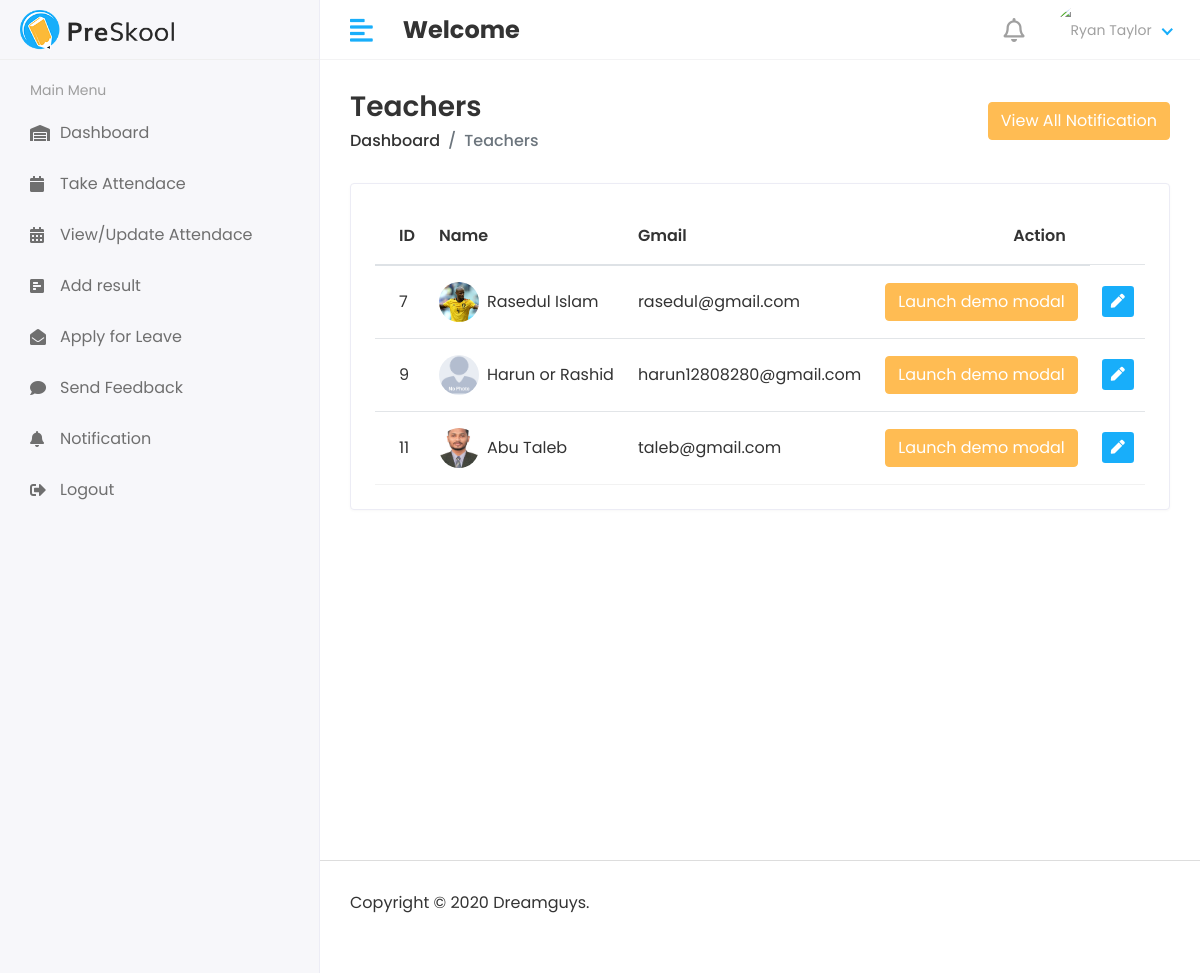
/staf/notification/, run on an earlier commit of the app's database.
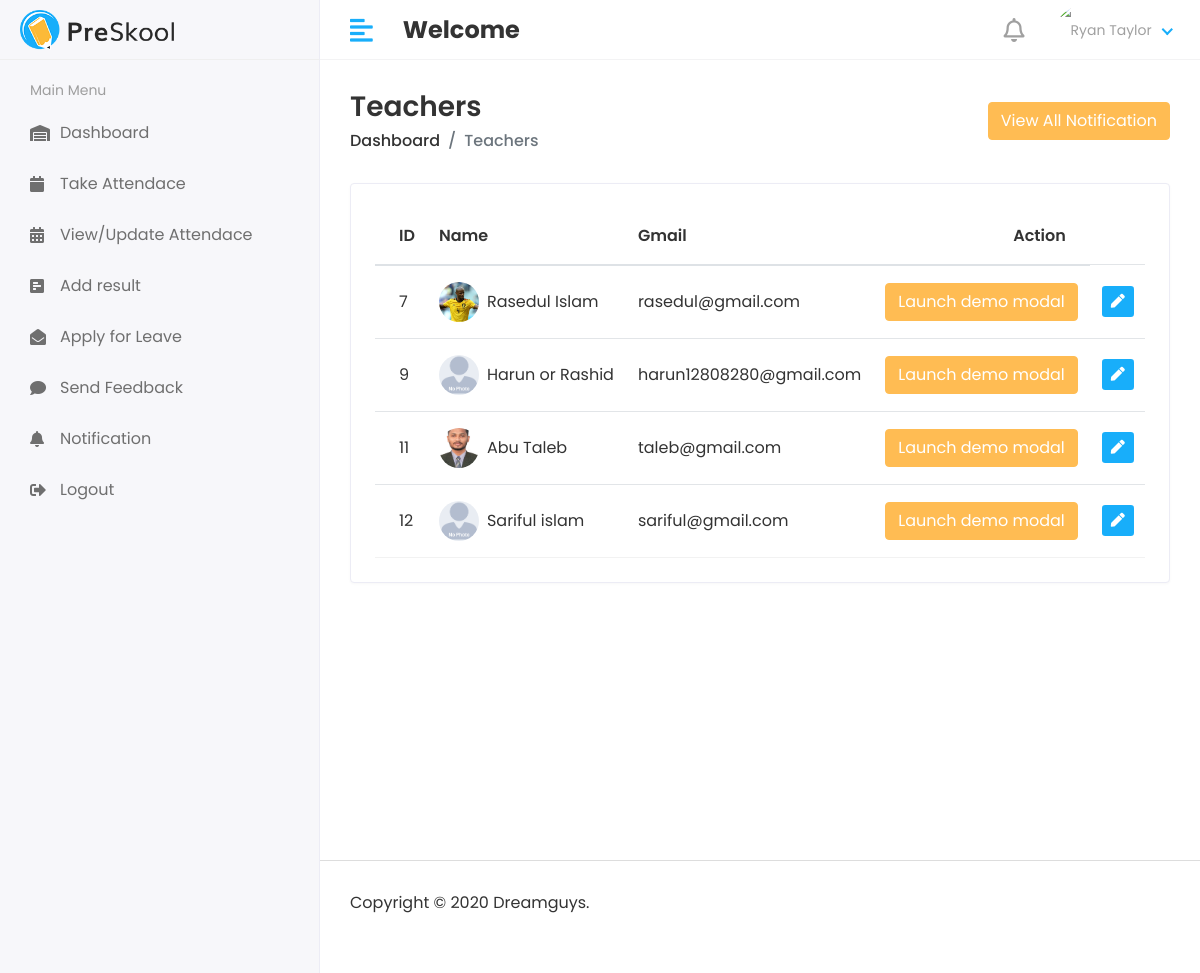
And on a later commit of the database.
### App/models.py (models this page shows, shortened)
class Staf(models.Model):
    admin=models.OneToOneField(CustomUser, on_delete=models.CASCADE,null=True,blank=True)
    address=models.CharField( max_length=50)
    gender=models.CharField( max_length=50)
    religion=models.CharField( max_length=50)
    univercity=models.CharField( max_length=50)
    subject=models.CharField( max_length=50)
    phone=models.CharField( max_length=50)
    create=models.DateField( auto_now_add=False)
    update=models.DateField( auto_now=True)

class CustomUser(AbstractUser):
    USER=(
        (1, 'HOD'),
        (2, 'STAFF'),
        (3, 'STUDENT'),
    )
    user_type=models.CharField(choices=USER, max_length=50,default=1,blank=True,null=True)
    profile_pic=models.ImageField( upload_to='profile pic',blank=True,null=True)

### App/hod_views.py (the view)
# urls.py: path('staf/notification/',hod_views.stafNotifications,name='stafNotification'),
def stafNotifications(request):
    staf=Staf.objects.all()
    allNotification=stafNotificatuion.objects.all().order_by('-id')
    return render(request,'hod/stafNotification.html',locals())

### App/context_processors.py (called while the page is built)
def StafViewNotification(request):
    c = 0
    if request.user.is_authenticated:
        staf = Staf.objects.filter(admin=request.user.id)
        for i in staf:
            staf_id = i.id
            notifications = stafNotificatuion.objects.filter(staf_id=staf_id, status=0)
            c += notifications.count()  #
    return {'c': c}

### templates/hod/stafNotification.html (shortened to what this page needs)
{% extends "base.html" %}
{% load static %}
{% block content %}
<div class="page-wrapper">
    <div class="content container-fluid">
        <div class="page-header">
            <div class="row align-items-center">
                <div class="col">
                    <h3 class="page-title">Teachers</h3>
                    <ul class="breadcrumb">
                        <li class="breadcrumb-item"><a href="index.html">Dashboard</a></li>
                        <li class="breadcrumb-item active">Teachers</li>
                    </ul>
                </div>
                <div class="col-auto text-right float-right ml-auto">
                    <button type="button" class="btn btn-primary" data-toggle="modal" data-target="#exampleModal">
                        View All Notification
                      </button>
                </div>
            </div>
        </div>
        <div class="row">
            <div class="col-sm-12">
                <div class="card card-table">
                    <div class="card-body">
                        <div class="table-responsive">
                            <table id="table_id" class="table table-hover table-center mb-0 ">
                                <thead>
                                    <tr>
                                        <th>ID</th>
                                        <th>Name</th>
                                        <th>Gmail</th>
                                        <th class="text-right">Action</th>
                                    </tr>
                                </thead>
                                <tbody>
                                    {% for s in staf %}
                                    <tr>
                                        <td>{{s.id}}</td>
                                        <td>
                                            <h2 class="table-avatar">
                                                {% if s.admin.profile_pic %}
                                                <a href="teacher-details.html" class="avatar avatar-sm mr-2"><img class="avatar-img rounded-circle" src="{{ s.admin.profile_pic.url }}" alt="User Image"></a>
                                                {% else %}
                                                <a href="teacher-details.html" class="avatar avatar-sm mr-2"><img class="avatar-img rounded-circle" src="{% static "assets/img/no-photo-icon-22 copy.png" %}" alt="User Image"></a>
                                                {% endif %}
                                                <a href="{% url "stafdetails" s.id %}">{{s.admin.first_name}} {{s.admin.last_name}}</a>
                                            </h2>
                                        </td>
                                        <td>{{s.admin.email}}</td>
                                        <td><button type="button" class="btn btn-primary" data-toggle="modal" data-target="#notistaf-{{forloop.counter}}">
                                                Launch demo modal
                                            </button>
                                        </td>
                                        <td class="text-right">
                                            <div class="actions">
                                                <a href="{% url "edit_staf" s.id %}" class="btn btn-sm bg-success-light mr-2">
                                                    <i class="fas fa-pen"></i>
                                                </a>
                                            </div>
                                        </td>
                                    </tr>
                                    {% endfor %}
                                </tbody>
                            </table>
                        </div>
                    </div>
                </div>
            </div>
        </div>
    </div>
</div>
{% endblock content %}

What changed in the data, as far as the page shows it:
added Staf: id "12", admin.first_name "Sariful", admin.last_name "islam", admin.email "sariful@gmail.com"
